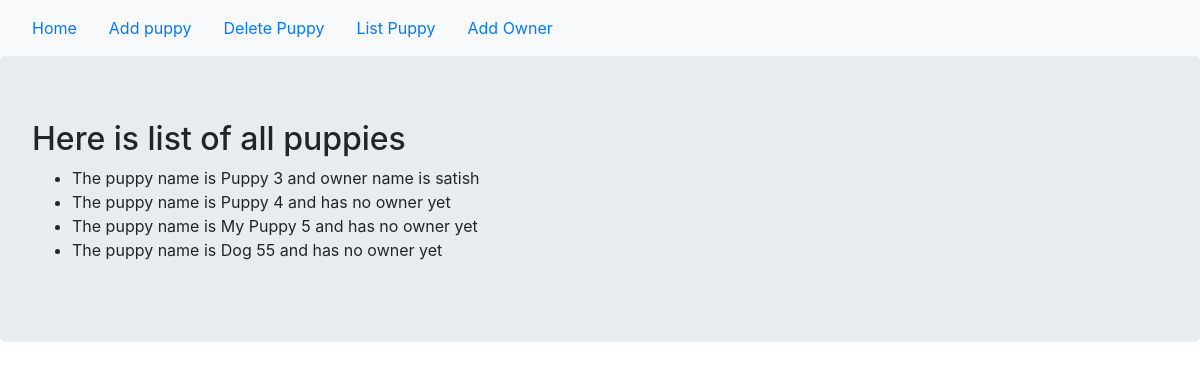
/list, run on an earlier commit of the app's database.
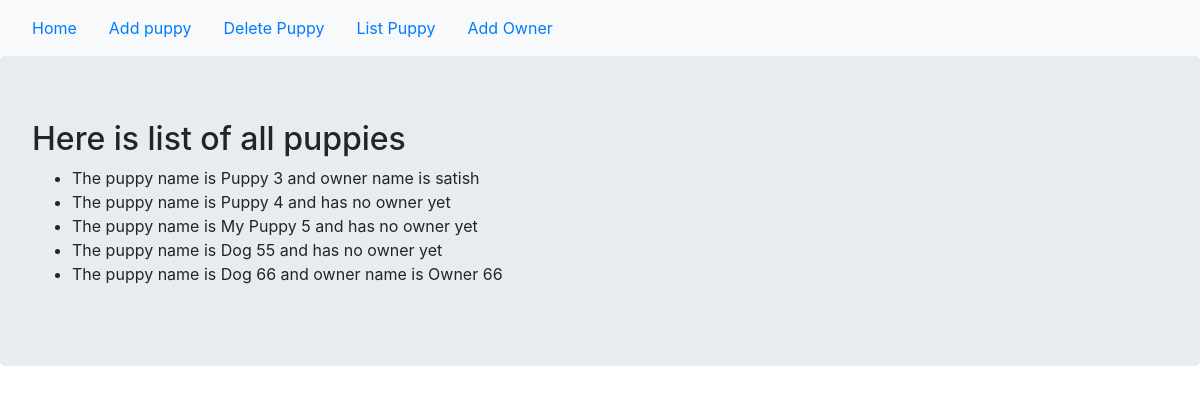
And on a later commit of the database.
### adoption_site.py (models this page shows, shortened)
class Puppy(db.Model):
    __tablename__ = 'puppies'
    id = db.Column(db.Integer, primary_key = True)
    name = db.Column(db.Text)
    owner = db.relationship('Owner',backref='owner', uselist=False)
    def __repr__(self):
        if self.owner:
            return f"The puppy name is {self.name} and owner name is {self.owner.name}"
        else:
            return f" The puppy name is {self.name} and has no owner yet"

class Owner(db.Model):
    __tablename__ = 'owner'
    id = db.Column(db.Integer, primary_key=True)
    name = db.Column(db.Text)
    puppy_id = db.Column(db.Integer, db.ForeignKey('puppies.id'))

### adoption_site.py (the view)
@app.route('/list')
def list_pupp():
    puppies = Puppy.query.all()
    print(puppies)
    return render_template('list.html', puppies=puppies)

### templates/list.html (shortened to what this page needs)
<!DOCTYPE html>
{% extends "base.html" %}
    {% block content %}
    <div class="jumbotron">
        <h2> Here is list of all puppies </h2>
        <ul>
            {% for pupp in puppies %}
            <li>{{pupp}}</li>
            {% endfor %}
        </ul>
    </div>
    {% endblock %}

What changed in the data, as far as the page shows it:
added Puppy: name.name "The puppy name is Dog 66 and owner name is Owner 66"
